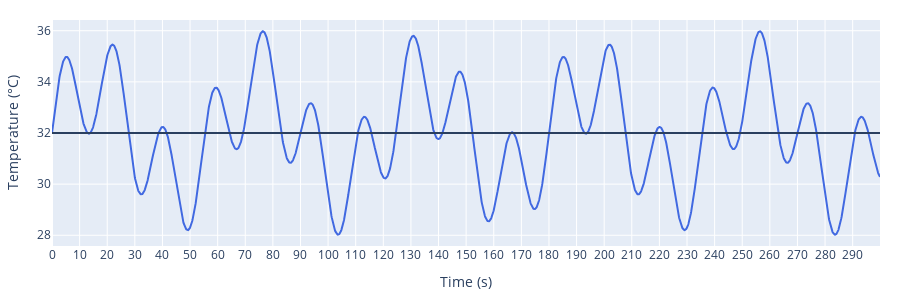
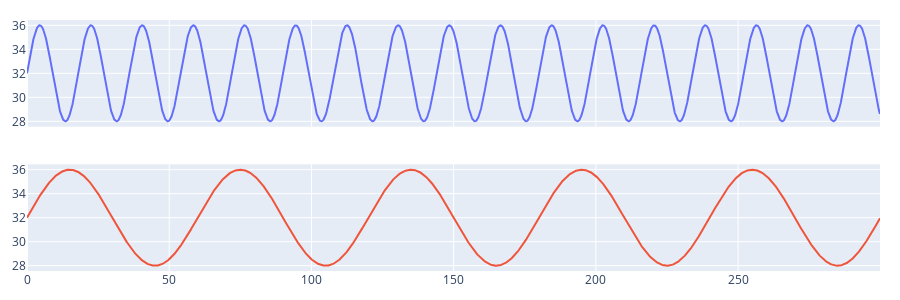

Notebook source saved alongside these figures, in order:
### Markdown cell above
# Sine Waves

### Code cell
# Plot stimuli
wave, fig = summing_sine_waves(frequencies, amplitudes, thetas, baseline=baseline)
fig.add_hline(y=baseline)
fig.show()

_ = multiple_sine_waves(frequencies, amplitudes, thetas, baseline=baseline)

### Figure 1 — Plotly figure (JSON) as saved in the notebook; plotly's stock layout.template omitted (floating-point values rounded to 4 significant figures; data arrays with more than 128 entries replaced by an {"elided": "..."} marker saying what was removed)
{"data": [{"line": {"color": "royalblue"}, "type": "scatter", "x": {"elided": "3000 float values"}, "y": {"elided": "3000 float values"}}], "layout": {"autosize": false, "height": 300, "margin": {"b": 20, "l": 20, "r": 20, "t": 20}, "shapes": [{"type": "line", "x0": 0, "x1": 1, "xref": "x domain", "y0": 32, "y1": 32, "yref": "y"}], "width": 900, "xaxis": {"dtick": 10, "tick0": 0, "tickmode": "linear", "title": {"text": "Time (s)"}}, "yaxis": {"title": {"text": "Temperature (°C)"}}}}

### Figure 2 — Plotly figure (JSON) as saved in the notebook; plotly's stock layout.template omitted (floating-point values rounded to 4 significant figures; data arrays with more than 128 entries replaced by an {"elided": "..."} marker saying what was removed)
{"data": [{"name": "wave 1", "type": "scatter", "x": {"elided": "3000 float values"}, "xaxis": "x", "y": {"elided": "3000 float values"}, "yaxis": "y"}, {"name": "wave 2", "type": "scatter", "x": {"elided": "3000 float values"}, "xaxis": "x2", "y": {"elided": "3000 float values"}, "yaxis": "y2"}], "layout": {"height": 300, "margin": {"b": 20, "l": 20, "r": 20, "t": 20}, "showlegend": false, "width": 900, "xaxis": {"anchor": "y", "domain": [0, 1], "matches": "x2", "showticklabels": false}, "xaxis2": {"anchor": "y2", "domain": [0, 1]}, "yaxis": {"anchor": "x", "domain": [0.575, 1], "matches": "y2"}, "yaxis2": {"anchor": "x2", "domain": [0, 0.425]}}}
